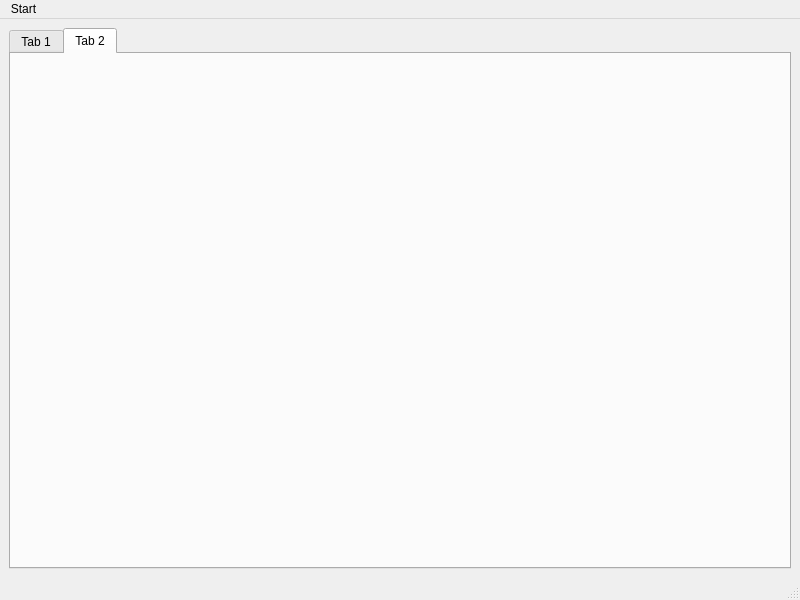
<?xml version="1.0" encoding="UTF-8"?>
<ui version="4.0">
 <class>MainWindow</class>
 <widget class="QMainWindow" name="MainWindow">
  <property name="windowModality">
   <enum>Qt::ApplicationModal</enum>
  </property>
  <property name="geometry">
   <rect>
    <x>0</x>
    <y>0</y>
    <width>800</width>
    <height>600</height>
   </rect>
  </property>
  <property name="windowTitle">
   <string>PcbLab</string>
  </property>
  <widget class="QWidget" name="centralwidget">
   <layout class="QVBoxLayout" name="verticalLayout" stretch="0">
    <item>
     <widget class="QTabWidget" name="tabWidget">
      <property name="currentIndex">
       <number>1</number>
      </property>
      <widget class="QWidget" name="tab">
       <attribute name="title">
        <string>Tab 1</string>
       </attribute>
       <layout class="QVBoxLayout" name="verticalLayout_2">
        <item>
         <widget class="QtOpenCVViewer" name="openCVViewer" native="true"/>
        </item>
       </layout>
      </widget>
      <widget class="QWidget" name="tab_2">
       <attribute name="title">
        <string>Tab 2</string>
       </attribute>
       <layout class="QVBoxLayout" name="verticalLayout_3">
        <item>
         <widget class="CairoWidget" name="cairoWidget" native="true"/>
        </item>
       </layout>
      </widget>
     </widget>
    </item>
   </layout>
  </widget>
  <widget class="QMenuBar" name="menubar">
   <property name="geometry">
    <rect>
     <x>0</x>
     <y>0</y>
     <width>800</width>
     <height>21</height>
    </rect>
   </property>
   <widget class="QMenu" name="menuStart">
    <property name="title">
     <string>Start</string>
    </property>
    <addaction name="actionStart"/>
   </widget>
   <addaction name="menuStart"/>
  </widget>
  <widget class="QStatusBar" name="statusbar"/>
  <action name="actionStart">
   <property name="text">
    <string>Start</string>
   </property>
  </action>
 </widget>
 <customwidgets>
  <customwidget>
   <class>QtOpenCVViewer</class>
   <extends>QWidget</extends>
   <header>qtopencvviewer.h</header>
   <container>1</container>
  </customwidget>
  <customwidget>
   <class>CairoWidget</class>
   <extends>QWidget</extends>
   <header>cairowidget.h</header>
   <container>1</container>
  </customwidget>
 </customwidgets>
 <resources/>
 <connections/>
</ui>
